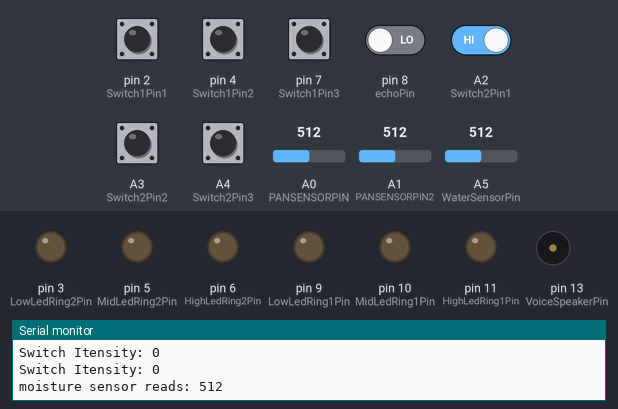
The sketch below on a simulated Arduino Uno, built with avr-gcc and run on an emulated ATmega328P. Parts: output pins drawn as LEDs (lit = HIGH), buzzer (waves = sounding, pin HIGH), the last lines printed to the serial monitor. The test bench sets the inputs (shaded band); at power-on: A2 (Switch2Pin1), A3 (Switch2Pin2), A4 (Switch2Pin3), pin 2 (Switch1Pin1), pin 4 (Switch1Pin2), pin 7 (Switch1Pin3) HIGH, pin 8 (echoPin) LOW, A5 (WaterSensorPin) = 512, A0 (PANSENSORPIN) = 512, A1 (PANSENSORPIN2) = 512. Pins used as bus, display or sensor lines are not drawn.

Above: at 1.2 s.
1.3 s: pin 2 (Switch1Pin1) pulled LOW for 1 s
At 2.5 s:
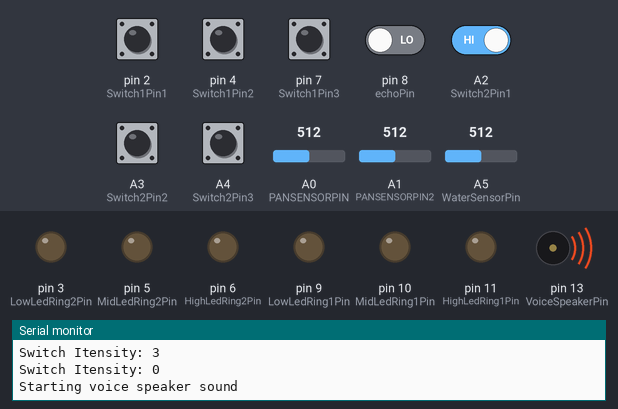
8.3 s: pin 2 (Switch1Pin1) driven LOW and A2 (Switch2Pin1) driven LOW
At 12.4 s:
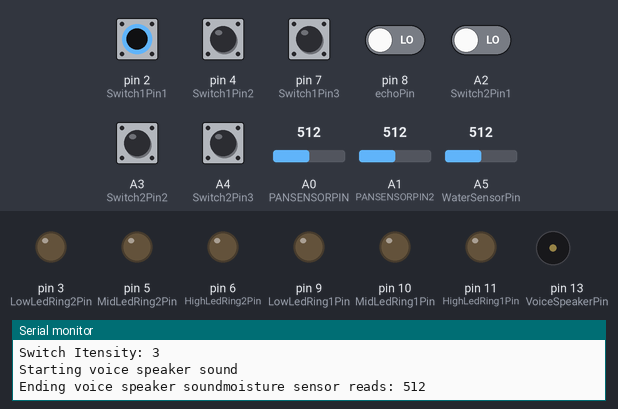
14.3 s: pin 2 (Switch1Pin1) driven HIGH
18.9 s: pin 4 (Switch1Pin2) pulled LOW for 1 s
24.4 s: A5 (WaterSensorPin) set to 440
27.9 s: pin 7 (Switch1Pin3) pulled LOW for 1 s
At 31.29 s:
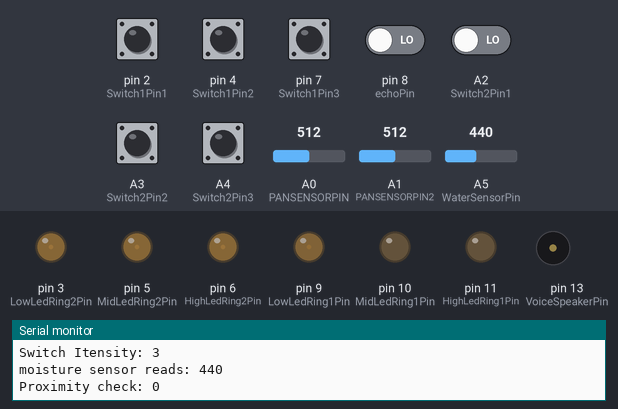
Timing chart, 0 to 33.8 s (numbered marks = the images above; inputs shaded):
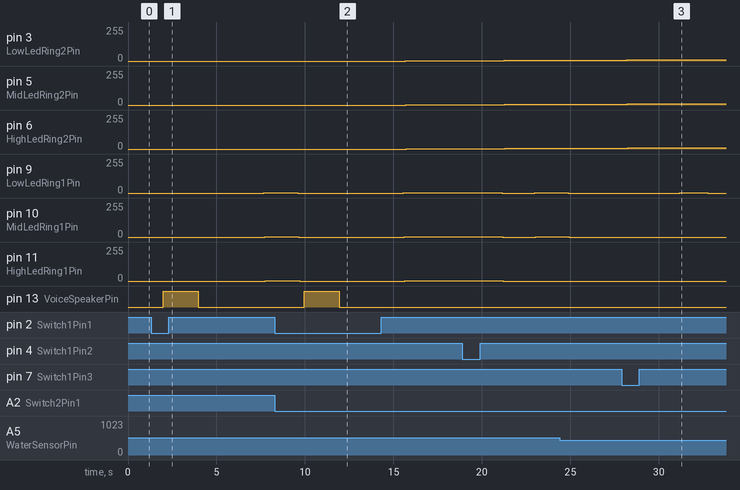

Measured:
- after the input at 1.3 s, pin 9 (LowLedRing1Pin), pin 10 (MidLedRing1Pin): 0/255 → 1/255 after 6.4 s; pin 11 (HighLedRing1Pin): 0/255 → 1/255 after 6.5 s; pin 13 (VoiceSpeakerPin): LOW → HIGH after 0.68 s, → LOW 2.0 s later
- after the input at 8.3 s, pin 13 (VoiceSpeakerPin): LOW → HIGH after 1.6 s, → LOW 2.0 s later
- after the input at 27.9 s, pin 9 (LowLedRing1Pin): 0/255 → 1/255 after 3.3 s, → 0/255 1.6 s later

The sketch:

SmartKitchen.ino
```cpp
/** Arduino UNO pins*/
//14 digital input/output pins (of which 6 can be used as PWM outputs)
//6 analog inputs

/* Used pins */
//0  2 3 4 5 6 7 8  9 10 11 11  A0 A1 A2 A3 A4 13

/*Unused pins */
// 1


#define MAXHEAT 50
#define MAXSWITCHREADS 2
#define FADEAMOUNT 1 // how many points to fade the LED by

/* Pins */
#define PANSENSORPIN A0  //
#define PANSENSORPIN2 A1 //

#define VoiceSpeakerPin 13 //

#define WaterSensorPin A5 //

#define StatusLedPin 0 //

#define trigPin 12 //-
#define echoPin 8 //-

// Heat rings pin
#define LowLedRing1Pin 9 //
#define MidLedRing1Pin 10 //
#define HighLedRing1Pin 11 //
#define LowLedRing2Pin 3 //
#define MidLedRing2Pin 5   //
#define HighLedRing2Pin 6 //

// Switch pins
#define SwitchPinsSize 3
#define Switch1Pin1 2 //-
#define Switch1Pin2 4 //-
#define Switch1Pin3 7 //-

#define Switch2Pin1 A2 //-
#define Switch2Pin2 A3 //-
#define Switch2Pin3 A4 //-


int Switch1Pins[SwitchPinsSize] = {Switch1Pin1,Switch1Pin2,Switch1Pin3};
int Switch2Pins[SwitchPinsSize] = {Switch2Pin1,Switch2Pin2,Switch2Pin3};

int RingHeatDelay = 30;
int RingCoolDelay = 50;

bool CookerStatus = false;
bool SomeoneClose = true;
class Zwave
{

  public:
    Zwave()
    {

    }
    void SendRingSettings(int ringSettings, int ringNumber)
    {
    }

    void SendRingTempeture(int tempeture , int ringNumber)
    {

    }

    void SendBoilOverData(int data)
    {

    }

    int GetRingSettings()
    {
      return 0;
    }
};
class VoiceSpeaker
{

  private:
    int Pin;

  public:

    VoiceSpeaker(int pin)
    {
      Pin = pin;
      pinMode(Pin, OUTPUT);
    }

    void Play()
    {
      Serial.println("Starting voice speaker sound");
     // return;
      digitalWrite(Pin, HIGH);
      delay(2000);
      digitalWrite(Pin, LOW);
      Serial.print("Ending voice speaker sound");
      delay(200);
    }
};

class HeatRing
{
  int Pin;
  int Brightness = 0;
  int FadeAmount;
  int HeatDelay;
  int CoolingDelay;

  public:
    HeatRing(int pin, int fadeAmount, int heatDelay, int coolingDelay, int brightness)
    {
      Pin = pin;
      FadeAmount = fadeAmount;
      HeatDelay = heatDelay;
      Brightness = brightness;
      CoolingDelay = coolingDelay;
    }
    HeatRing()
    {

    }
    bool IsHot()
    {
       return Brightness > 0;
    }

    bool GetTempeture()
    {
      return Brightness;
    }
    // Heat the LEDs
    void Heat(bool heat = true)
    {
      //Serial.print("HeatRing: ");
      //Serial.print(Pin);
      //Serial.print("--");
      //Serial.print(Brightness);
      //Serial.print("\n");
      //Serial.print("Heat value: ");
      //Serial.print(heat);
      //Serial.print("\n");
      analogWrite(Pin, Brightness);

      // wait to see the dimming effect
      if(heat)
        delay(HeatDelay);
      else
        delay(CoolingDelay);

      if(!heat && !IsHot()) return;
      if(heat && Brightness == MAXHEAT) return;

      if( Brightness >= 0 && Brightness <= MAXHEAT)
      {
        if(heat == false)
          Brightness -= FadeAmount ;
        else
          Brightness += FadeAmount;
      }
      if ( Brightness < 0) Brightness = 0;
      else if (Brightness > MAXHEAT) Brightness = MAXHEAT;
    }
};

class CookerBurner
{
  HeatRing LowHeatRing;
  HeatRing MidHeatRing;
  HeatRing HighHeatRing;
  public:
    CookerBurner(HeatRing low, HeatRing mid, HeatRing high)
    {
      LowHeatRing = low;
      MidHeatRing = mid;
      HighHeatRing = high;
    }
    bool IsHot()
    {
       return LowHeatRing.IsHot() || MidHeatRing.IsHot () || HighHeatRing.IsHot();
    }

    bool GetTempeture()
    {
      return
      (LowHeatRing.GetTempeture ()+
      MidHeatRing.GetTempeture ()+
      HighHeatRing.GetTempeture());
    }
    // Heat the LEDs
    void Heat(int powerValue)
    {
      LowHeatRing.Heat (powerValue > 0);
      MidHeatRing.Heat (powerValue > 1);
      HighHeatRing.Heat(powerValue > 2);
    }
};

class Switch
{
  private:
    const static int MaxPinsSize = 4;

    // If all the bytes are on it means the switch is on OFF ( 111 = OFF )
    int OffValue;

    // Pins numbers on the arduino
    int Pins[MaxPinsSize]={0,0,0};

    // Numbers of pings used in the pins numers array
    int PinsSize;

    // Maximun amount of reading to get a precise reading of the switch
    int MaxReads;


    // Get The value of the switch
    int ReadValue()
    {
      int switchValues = 0;
      for(int i =0 ; i < PinsSize ; ++i)
      {
        switchValues = switchValues << 1;
        switchValues |= digitalRead(Pins[i]);
      }
      return switchValues;
    }

    // Get the value of the switch until it get stabilized without noise
    int ReadValue(int maxReads)
    {
       int mainValue = 0 ;
      for(int i = 0 ; i < MaxReads ; i++)
      {
        mainValue = ReadValue();
        delay(10);
        int value = ReadValue();

        if(mainValue == value)
          return mainValue;
      }
      return mainValue;
    }

    int ConvertSwitchValueToIntensityValue(int switchValues)
    {
      // If all the bits are on it means off
      if(switchValues == OffValue)
        return 0; // Off

      int intensityValue = 1;
      for(int i = 0 ; i < PinsSize ; ++i)
      {
        // Check rigthmost bit to check if is marked
        if((switchValues & 1) == 0)
          return intensityValue;

        // rigth shift all the bits
        switchValues = switchValues >> 1;
        intensityValue++;
      }
      return 0; // off as a base case
    }

  public:

    Switch(int pin[], int pinsSize, int maxReads)
    {
      PinsSize=pinsSize;
      OffValue = (2 << (PinsSize-1))-1;

      for(int i =0 ; i < PinsSize ; i++){
        Pins[i]=pin[i];
        pinMode(Pins[i],INPUT_PULLUP);
      }
      MaxReads = maxReads;
    }

    // Get the intensity marked in the switch and ensure to read it
    int GetIntensity()
    {

      Serial.print("Switch Itensity: ");
      Serial.print(ConvertSwitchValueToIntensityValue(ReadValue(MaxReads)));
      Serial.print("\n");
      return ConvertSwitchValueToIntensityValue(ReadValue(MaxReads));
    }
};

HeatRing LowHeatRing (LowLedRing1Pin,FADEAMOUNT,RingHeatDelay,RingCoolDelay,0);
HeatRing MidHeatRing (MidLedRing1Pin,FADEAMOUNT,RingHeatDelay,RingCoolDelay,0);
HeatRing HighHeatRing (HighLedRing1Pin,FADEAMOUNT,RingHeatDelay,RingCoolDelay,0);

HeatRing LowHeatRing2 (LowLedRing2Pin,FADEAMOUNT,RingHeatDelay,RingCoolDelay,0);
HeatRing MidHeatRing2 (MidLedRing2Pin,FADEAMOUNT,RingHeatDelay,RingCoolDelay,0);
HeatRing HighHeatRing2 (HighLedRing2Pin,FADEAMOUNT,RingHeatDelay,RingCoolDelay,0);

Switch Switch1 (Switch1Pins,SwitchPinsSize,MAXSWITCHREADS);
Switch Switch2 (Switch2Pins,SwitchPinsSize,MAXSWITCHREADS);

VoiceSpeaker VoiceSpeakerModule(VoiceSpeakerPin);

Zwave ZWaveModule = Zwave();
CookerBurner CookerBurner1(LowHeatRing,MidHeatRing,HighHeatRing);
CookerBurner CookerBurner2(LowHeatRing2,MidHeatRing2,HighHeatRing2);

void setup() {
  Serial.begin(9600);
  pinMode(WaterSensorPin, INPUT );
  pinMode(StatusLedPin, OUTPUT );
  pinMode(trigPin, OUTPUT); //set trigpin as output
  pinMode(echoPin, INPUT);  //set echopin as input
}

// Run all the actions of the burner
void BurnerActions()
{
  int powerValueSwitch1 = Switch1.GetIntensity();
  int powerValueSwitch2 = Switch2.GetIntensity();

  PowerVoiceFeedback(powerValueSwitch1+powerValueSwitch2);
  PowerVisualFeedback(powerValueSwitch1+powerValueSwitch2);

  bool isBoiling = BoilingCheck();
  bool isPan = PanCheck();
  ProximityCheck();
  LedPowerModule(powerValueSwitch1,powerValueSwitch2);
}
void SentZwateData()
{
  ZWaveModule.SendRingSettings(Switch1.GetIntensity(), 1);
  ZWaveModule.SendRingTempeture(CookerBurner1.GetTempeture(), 1);
  ZWaveModule.SendRingSettings(Switch2.GetIntensity(), 2);
  ZWaveModule.SendRingTempeture(CookerBurner2.GetTempeture(), 2);
  ZWaveModule.SendBoilOverData(BoilingCheck);
}
//Sound feedback depending on the power value
void PowerVoiceFeedback(int powerValue)
{
  if(powerValue > 0 && CookerStatus == false)
    VoiceSpeakerModule.Play();

    CookerStatus = powerValue > 0;
}

//Visual feedback depending on the power value
void PowerVisualFeedback(int powerValue)
{
  if(powerValue > 0)
  {
     digitalWrite(StatusLedPin, HIGH);   // turn the LED on (HIGH is the voltage level)
  }
  else
     digitalWrite(StatusLedPin, LOW);   // turn the LED on (HIGH is the voltage level)
}

// Control the intensity and the number of heat rings on
void LedPowerModule(int powerValue1,int powerValue2)
{
  //Simulate the heating and cooling process of the leds
  // Control the intensity  or amount of heat rings on
   CookerBurner1.Heat(powerValue1);
   CookerBurner2.Heat(powerValue2);
}

// Check if someone is close to the burner and give feedbacks
void ProximityCheck()
{

   // The trigpin sends out a signal, whoch bounces off an obstacle and comes back
  // Echopin recieves this signal and gives out +5v setting the aurduino pin on which is connected to high

  long duration, distance;
  digitalWrite(trigPin, LOW);
  delayMicroseconds(2);
  digitalWrite(trigPin, HIGH);
  delayMicroseconds(10);
  duration = pulseIn(echoPin, HIGH);
  distance = (duration/2) / 29.1;

  Serial.print("Proximity check: ");
  //Serial.print(duration);
  Serial.print(distance);
  Serial.print("\n");

  if(!CookerBurner1.IsHot() && ! CookerBurner2.IsHot())
    return;

  if (distance > 1   && distance <= 40)  {
    if(SomeoneClose == false)
      VoiceSpeakerModule.Play();

    SomeoneClose = true;

   // Serial.println("Someone in Range");
  }
   else {
    SomeoneClose = false;
   // Serial.println("Out of range");
  }


}

// Check is something is boiling and gives feedback
int BoilingCheck()
{
  int waterSensorValue;
  waterSensorValue = analogRead(WaterSensorPin);
  Serial.print("moisture sensor reads: ");
  Serial.print(waterSensorValue);
  Serial.print("\n");

  //int sensor0Reading = analogRead (SpeakerPin); //read input for frequency
  //int frequency = map(sensor0Reading, 0, 1023, 100, 5000);
  //int duration = 3000; //time sound last (ms)

  if (waterSensorValue > 450)
  {
    digitalWrite(StatusLedPin, HIGH);
    delay(200);
    digitalWrite(StatusLedPin, LOW);
    delay(100);
    digitalWrite(StatusLedPin, HIGH);
    //VoiceSpeakerModule.Play();
  }
  delay(200);
  return waterSensorValue;
}

// Check if a pan is on the burner
bool PanCheck()
{
   int sensorValue = 0;
   int sensorValue2 =0;
   // results are not %100 accurate, but it will do for now
   sensorValue = analogRead(PANSENSORPIN);
   sensorValue2 = analogRead(PANSENSORPIN2);

   //Serial.println("Ligth sensor:");
   //Serial.println(sensorValue);
   //Serial.println(sensorValue2);
   bool res = sensorValue > 0 || sensorValue2 > 0;
   if (res)
   {
      //Serial.println("There's  a pan on");
   }
   else
   {
      //Serial.println("There isn't a pan");
   }
   delay(100);

   return res;
}

void loop()
{
 BurnerActions();
}
```
